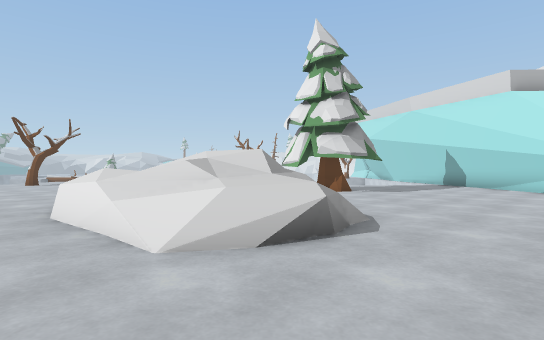
View 1 (above)

19 first-person views from a walk through a Unity game level. The camera is 1.5 m above the floor, looks level and sees 80° across. The floor is counted in squares, 2 m on a side. Each view is taken from the middle of a square. On the plan, view 1 faces up. The plan holds only what a view shows up to about 11 squares ahead; the rest is blank. The place goes on beyond the plan. The player character is not drawn. Some surface patterns are stand-ins.

View 2
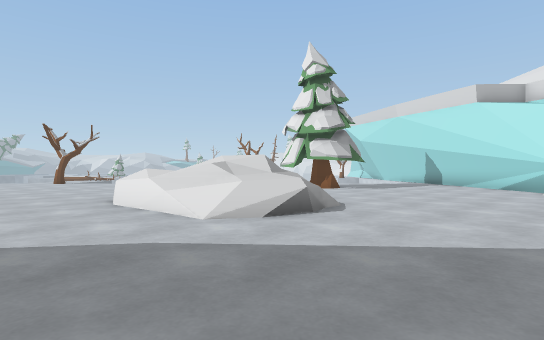

View 3
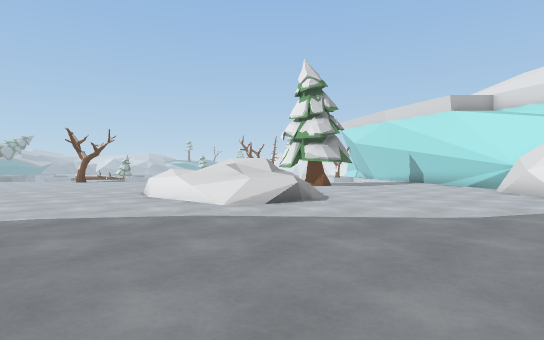

View 4
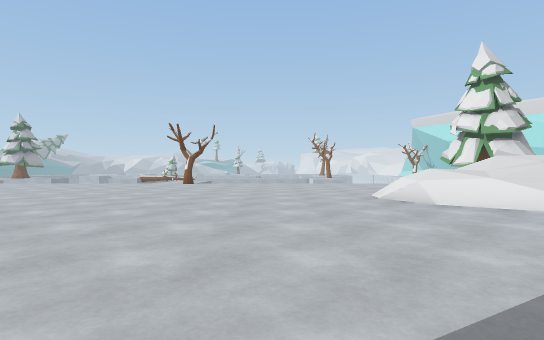

View 5
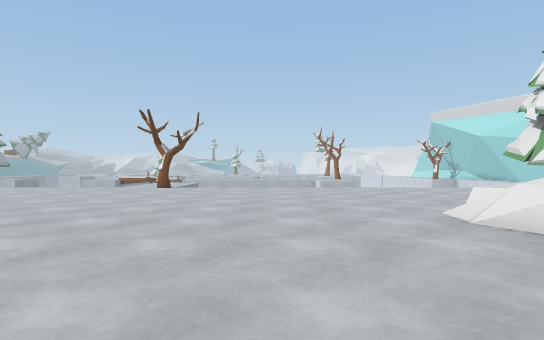

View 6
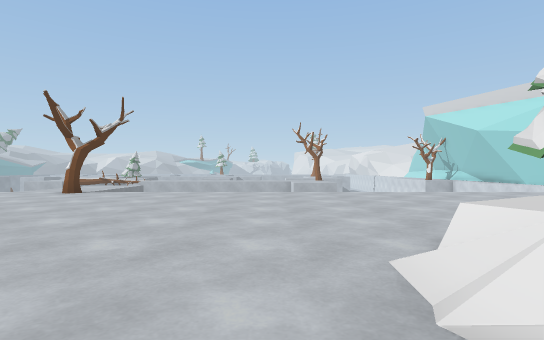

View 7
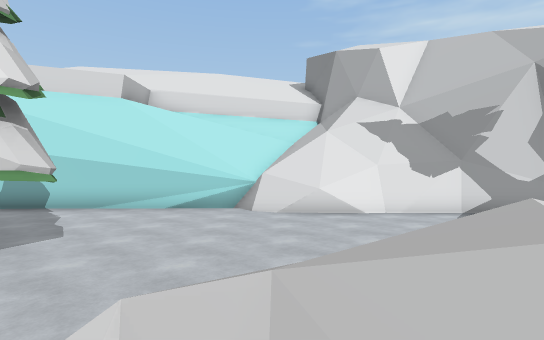

View 8
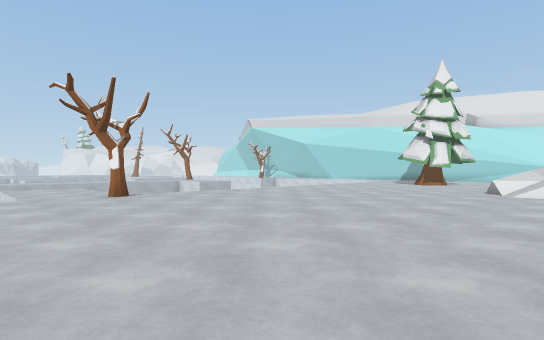

View 9
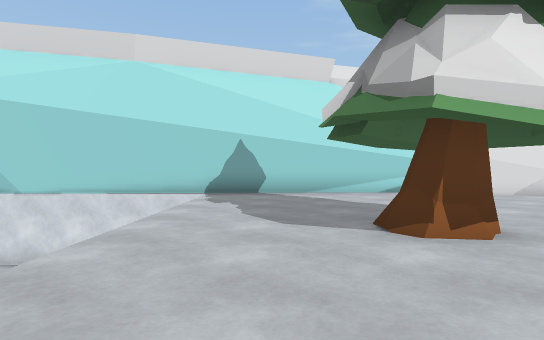

View 10
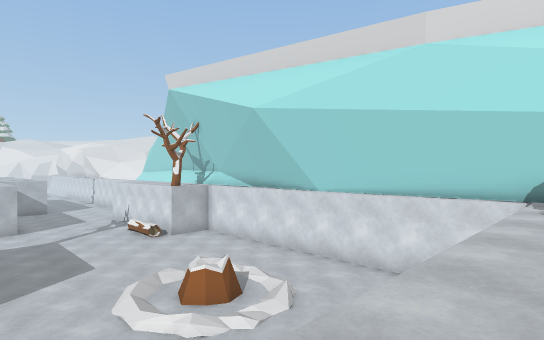

View 11
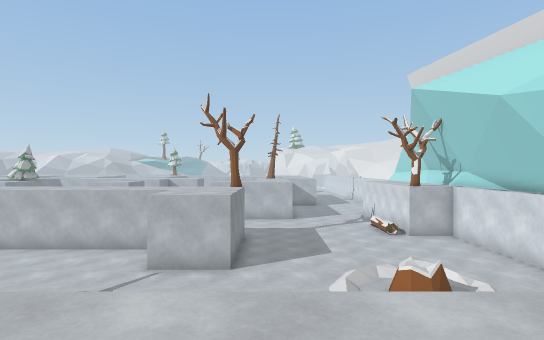

View 12
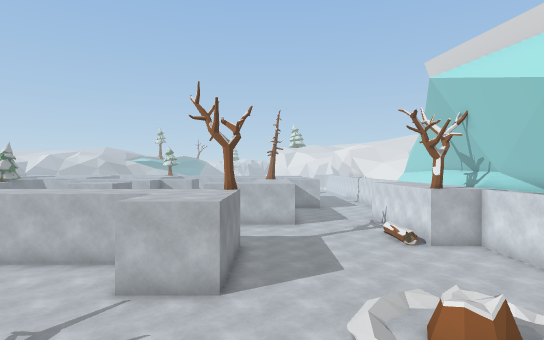

View 13
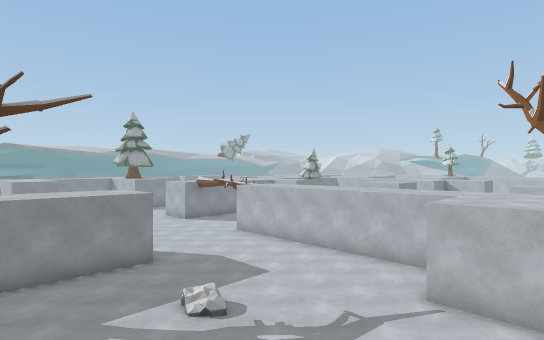

View 14
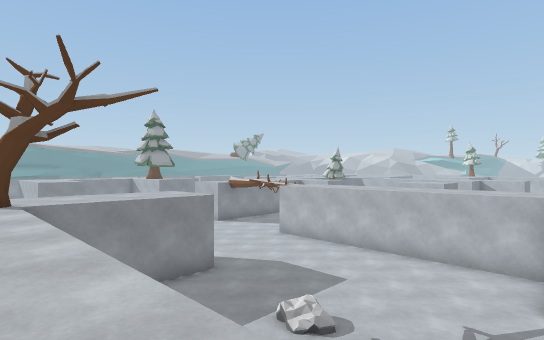

View 15
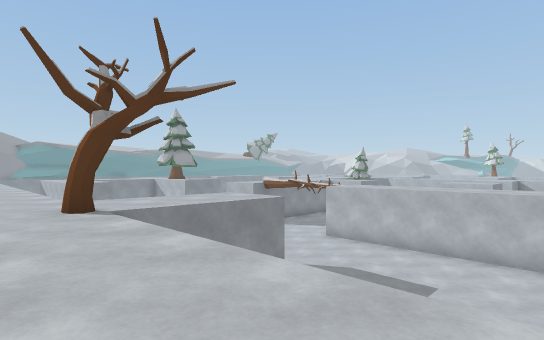

View 16
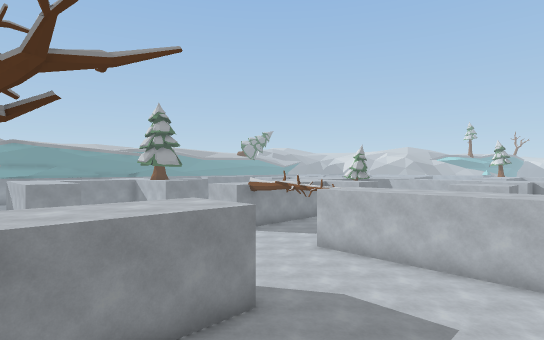

View 17
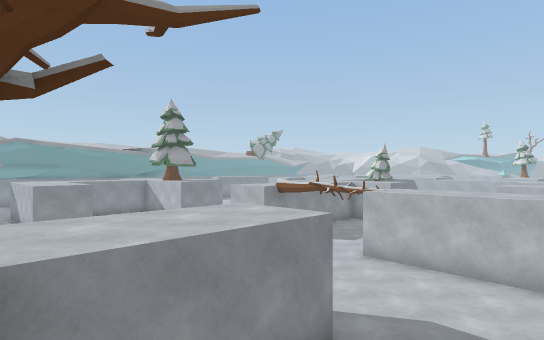

View 18
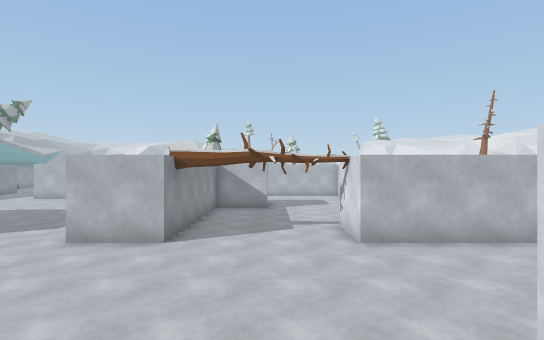

View 19
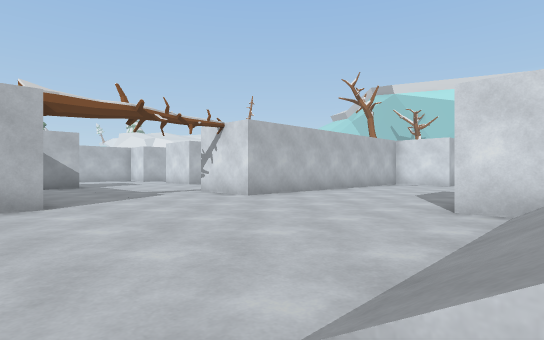

### Floor plan
Key: @ floor where view 1 was taken; # wall or solid block; . main floor; - floor 4.5 m lower than the main floor; / step, stairs or slope; = window, fence, low wall or low ledge; v drop or lower ground; T tree; S stump; R rock.
Columns run from 20 left of view 1 to 9 right of it. Each row starts with its distance up from view 1.
 30   ----
 29  #-----             --
 28 ##-----#            ---
 27 #T-----############----------#
 26 ----------------- #----------#
 25 ----------------- #----------#
 24 -----------------##----------#
 23 ----------------------////---#
 22 ----------------------/SS//--#
 21 ------///--------    -//S/---#
 20  //////..----R--      ////---#
 19 -/////v..------        -----/#
 18     / v..-----              /#
 17  //   v..----               /#
 16  //////..T///////////////////#
 15  ............................#
 14       .......................#
 13      ........................#
 12      .................T......#
 11      ..............  ........#
 10      ..............  ........#
  9      ..............  ........#
  8      ............/=  ........#
  7       ..........=////=......##
  6      ...........=/////......#
  5        ..........=////......#
  4         ..........=///......#
  3          ..........//.......#
  2          ................. .#
  1           ...............  .#
  0            .........@....   #
 -1             ...  .......
 -2              .    .....
 -3                    ...
 -4                     .

Positions as (right, up) in squares from view 1, and headings:
1: (0, 0), facing up
2: (0, -2), facing up
3: (0, -4), facing up
4: (-7, -2), facing up
5: (-7, 2), facing up
6: (-5, 5), facing up
7: (-2, 7), facing right
8: (-15, 6), facing up-right
9: (-2, 14), facing right
10: (-1, 15), facing up-right
11: (0, 14), facing up
12: (0, 16), facing up
13: (-1, 16), facing up-left
14: (-3, 15), facing up-left
15: (-5, 14), facing up-left
16: (-6, 16), facing up-left
17: (-8, 16), facing up-left
18: (-16, 18), facing up
19: (-20, 19), facing up-right
